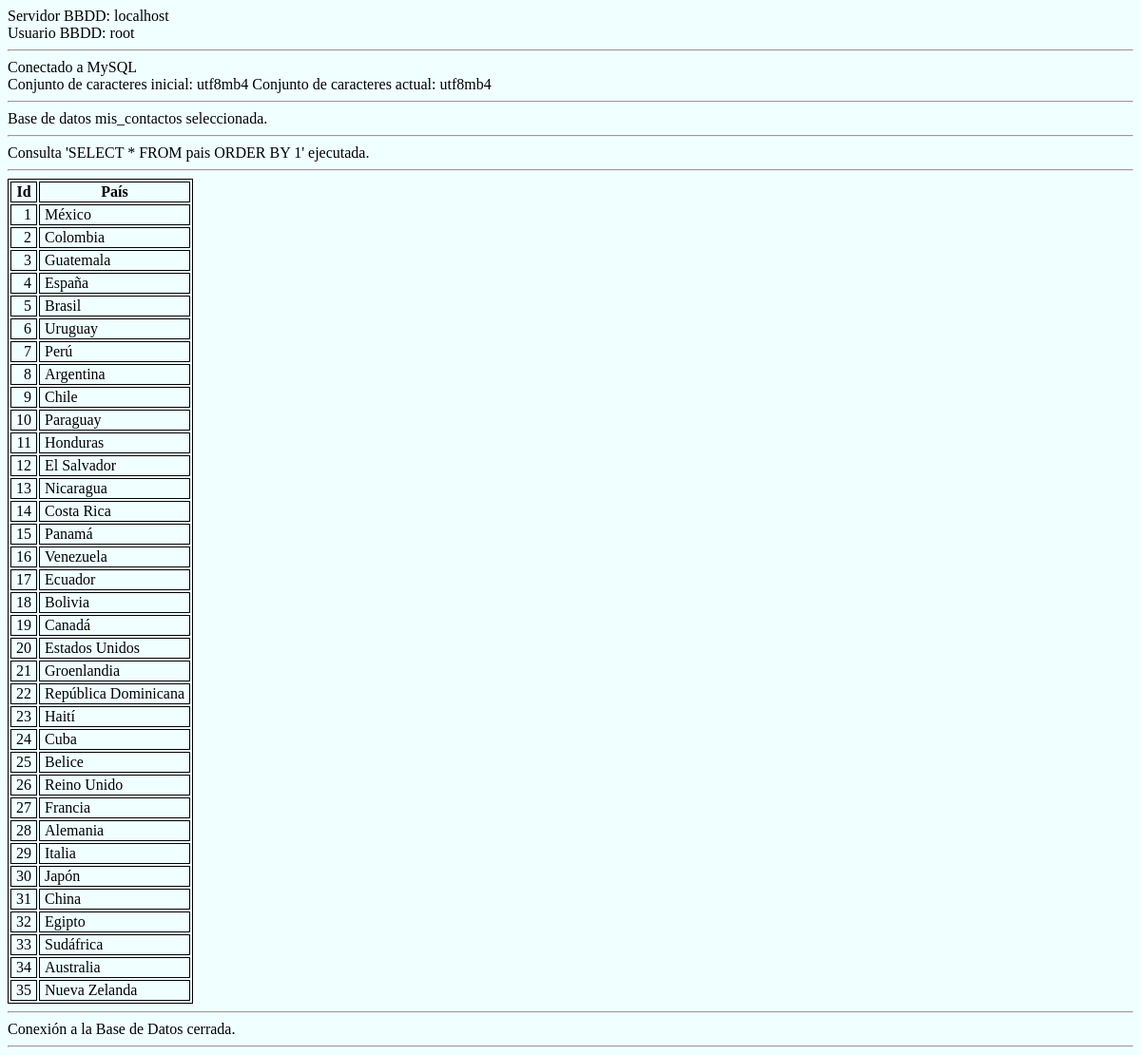
Screenshot of /php/prueba-bd.php with the database file from the repository.
### tables this page shows
CREATE TABLE pais (
	id_pais INT NOT NULL AUTO_INCREMENT,
	pais VARCHAR(50) NOT NULL,
	PRIMARY KEY(id_pais)
	);

### php/prueba-bd.php (the view, shortened to what this page needs)
<!DOCTYPE html>
<html lang="es">
<head>
<link rel="stylesheet" href="estilos.css">
</head>
<body>
<?php
$dbServer = "localhost";
$dbUser = "root";
$dbPassword = "";
$dbName = "mis_contactos";
echo "Servidor BBDD: " . $dbServer . "<br />";
echo "Usuario BBDD: " . $dbUser . "<hr>";
$conexion = mysqli_connect ( $dbServer, $dbUser, $dbPassword ) or die ( "No se pudo conectar con el servidor de BBDD." . "<br >" );
echo "Conectado a MySQL" . "<br />";
printf ( "Conjunto de caracteres inicial: %s\n", mysqli_character_set_name ( $conexion ) );
if (! mysqli_set_charset ( $conexion, "utf8" )) {
	printf ( "Error cargando el conjunto de caracteres utf8: %s\n", mysqli_error ( $conexion ) );
	exit ();
} else {
	printf ( "Conjunto de caracteres actual: %s\n", mysqli_character_set_name ( $conexion ) );
}
echo "<hr>";
mysqli_select_db ( $conexion, $dbName ) or die ( "No se ha podido seleccionar la base de datos " . $dbName . "<br />" );
echo "Base de datos " . $dbName . " seleccionada." . "<hr>";
$consulta = "SELECT * FROM pais ORDER BY 1";
$ejecutar_consulta = mysqli_query ( $conexion, $consulta ) or die ( "Ha fallado la ejecución de la consulta '" . $consulta . "'." . "<br />" );
echo "Consulta '" . $consulta . "' ejecutada." . "<hr>";
echo "<table> " . PHP_EOL . "<tr> <th>Id</th> <th>País</th> </tr>" . PHP_EOL;
while ( $registro = mysqli_fetch_array ( $ejecutar_consulta ) ) {
	echo "<tr> <td>" . $registro ["id_pais"] . "</td> <td>" . $registro ["pais"] . "</td> </tr>" . PHP_EOL;
}
echo "</table>" . PHP_EOL;
echo "<hr>";
echo "Conexión a la Base de Datos cerrada." . "<hr>";
?>

### css/estilos.css (style rules this page uses)
body { background-color: Azure; }
table, th, td { border: 1px solid black; }
th, td { padding: 1px 5px; }
th { text-align: center; }
td:first-child { text-align: right; }

### rows the page displays
pais: id_pais "1", pais "México"
pais: id_pais "2", pais "Colombia"
pais: id_pais "3", pais "Guatemala"
pais: id_pais "4", pais "España"
pais: id_pais "5", pais "Brasil"
pais: id_pais "6", pais "Uruguay"
pais: id_pais "7", pais "Perú"
pais: id_pais "8", pais "Argentina"
pais: id_pais "9", pais "Chile"
pais: id_pais "10", pais "Paraguay"
pais: id_pais "11", pais "Honduras"
pais: id_pais "12", pais "El Salvador"
pais: id_pais "13", pais "Nicaragua"
pais: id_pais "14", pais "Costa Rica"
pais: id_pais "15", pais "Panamá"
pais: id_pais "16", pais "Venezuela"
pais: id_pais "17", pais "Ecuador"
pais: id_pais "18", pais "Bolivia"
pais: id_pais "19", pais "Canadá"
pais: id_pais "20", pais "Estados Unidos"
pais: id_pais "21", pais "Groenlandia"
pais: id_pais "22", pais "República Dominicana"
pais: id_pais "23", pais "Haití"
pais: id_pais "24", pais "Cuba"
pais: id_pais "25", pais "Belice"
pais: id_pais "26", pais "Reino Unido"
pais: id_pais "27", pais "Francia"
pais: id_pais "28", pais "Alemania"
pais: id_pais "29", pais "Italia"
pais: id_pais "30", pais "Japón"
pais: id_pais "31", pais "China"
pais: id_pais "32", pais "Egipto"
pais: id_pais "33", pais "Sudáfrica"
pais: id_pais "34", pais "Australia"
pais: id_pais "35", pais "Nueva Zelanda"

### other values shown
$dbServer "localhost"
$dbUser "root"
mysqli_character_set_name ( $conexion ) "utf8mb4"
$dbName "mis_contactos"
$consulta "SELECT * FROM pais ORDER BY 1"
